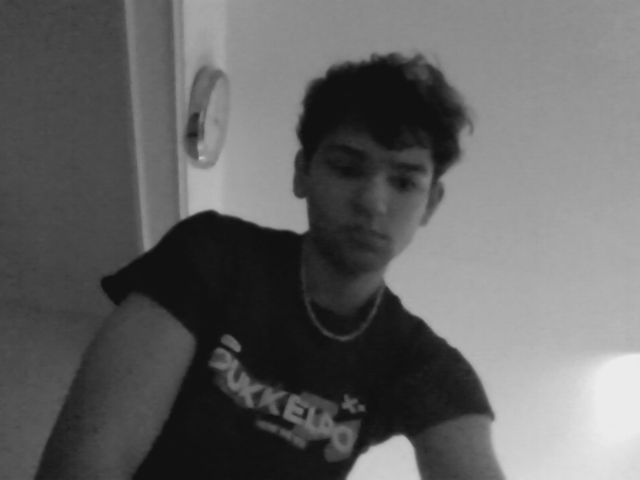
#> input picture Software/tmp_live_frame_fft.png, 640 x 480 px
$ python -i Preprocessing.py   (imports and definitions only)
#> lines starting #> are read from the running program, lines starting #| are printed output that depends on the picture
#> further down, picture is the input picture: shape (480, 640, 3); min 16, max 236, mean 99.6
import cv2
import numpy as np
import os

def rgb_to_hsv(image):
    """
    Converteer een BGR beeld naar HSV.
    Parameters:
        image (numpy.ndarray): Inputbeeld in BGR.
    Returns:
        hsv_image (numpy.ndarray): Beeld in HSV.
    """
    return cv2.cvtColor(image, cv2.COLOR_BGR2HSV)
#> returned value: shape (480, 640, 3); mean H, S, V 0, 0, 99.6

def apply_clahe_on_value(hsv_image, clip_limit=2.0, tile_grid_size=(8, 8)):
    """
    Pas CLAHE (Contrast Limited Adaptive Histogram Equalization) toe op het Value-kanaal van een HSV-beeld.
    Parameters:
        hsv_image (numpy.ndarray): Inputbeeld in HSV.
        clip_limit (float): Contrastbeperking (hogere waarde = meer contrast).
        tile_grid_size (tuple): Grootte van lokale gebieden voor adaptieve equalization.
    Returns:
        hsv_equalized (numpy.ndarray): HSV-beeld met verbeterd contrast in Value-kanaal.
    """
#> called with clip_limit = 2, tile_grid_size = (8, 8)
    h, s, v = cv2.split(hsv_image)
#> h: shape (480, 640); every value is 0
    clahe = cv2.createCLAHE(clipLimit=clip_limit, tileGridSize=tile_grid_size)
    v_equalized = clahe.apply(v)
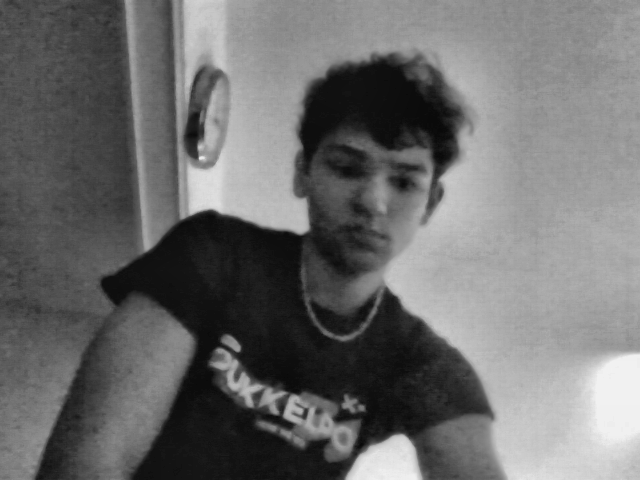
#> v_equalized: shape (480, 640); min 9, max 242, mean 108.8
    hsv_equalized = cv2.merge((h, s, v_equalized))
#> hsv_equalized: shape (480, 640, 3); mean H, S, V 0, 0, 108.8
    return hsv_equalized

def hsv_to_bgr(hsv_image):
    """
    Converteer een HSV beeld terug naar BGR.
    """
    return cv2.cvtColor(hsv_image, cv2.COLOR_HSV2BGR)

def apply_gaussian_blur(image, kernel_size=(3, 3), sigma=0.5):
    """
    Pas Gaussian blur toe om ruis te verminderen.
    Parameters:
        image (numpy.ndarray): Inputbeeld (in BGR).
        kernel_size (tuple): Grootte van de kernel (moet oneven zijn, bijv. (5,5)).
        sigma (float): Standaardafwijking van de Gaussische kern (0 = automatisch berekend).
    Returns:
        blurred_image (numpy.ndarray): Vervaagd beeld.
    """
#> called with kernel_size = (3, 3), sigma = 0.5
    return cv2.GaussianBlur(image, kernel_size, sigma)

def preprocess_image(image):
    """
    Complete pre-processing pipeline:
    1. RGB → HSV
    2. Histogram equalization (CLAHE) op Value
    3. HSV → BGR
    4. Gaussian blur om ruis te verminderen (belangrijk voor edge detection)
    """
    hsv = rgb_to_hsv(image)
    hsv_eq = apply_clahe_on_value(hsv)
    bgr_eq = hsv_to_bgr(hsv_eq)
    blurred = apply_gaussian_blur(bgr_eq)
    return blurred

def save_image(image, output_path, filename):
    """
    Sla een beeld op naar de opgegeven map.
    """
    os.makedirs(output_path, exist_ok=True)
    cv2.imwrite(os.path.join(output_path, filename), image)

>>> import cv2
>>> picture = cv2.imread('../tmp_live_frame_fft.png')
>>> result = preprocess_image(picture)
